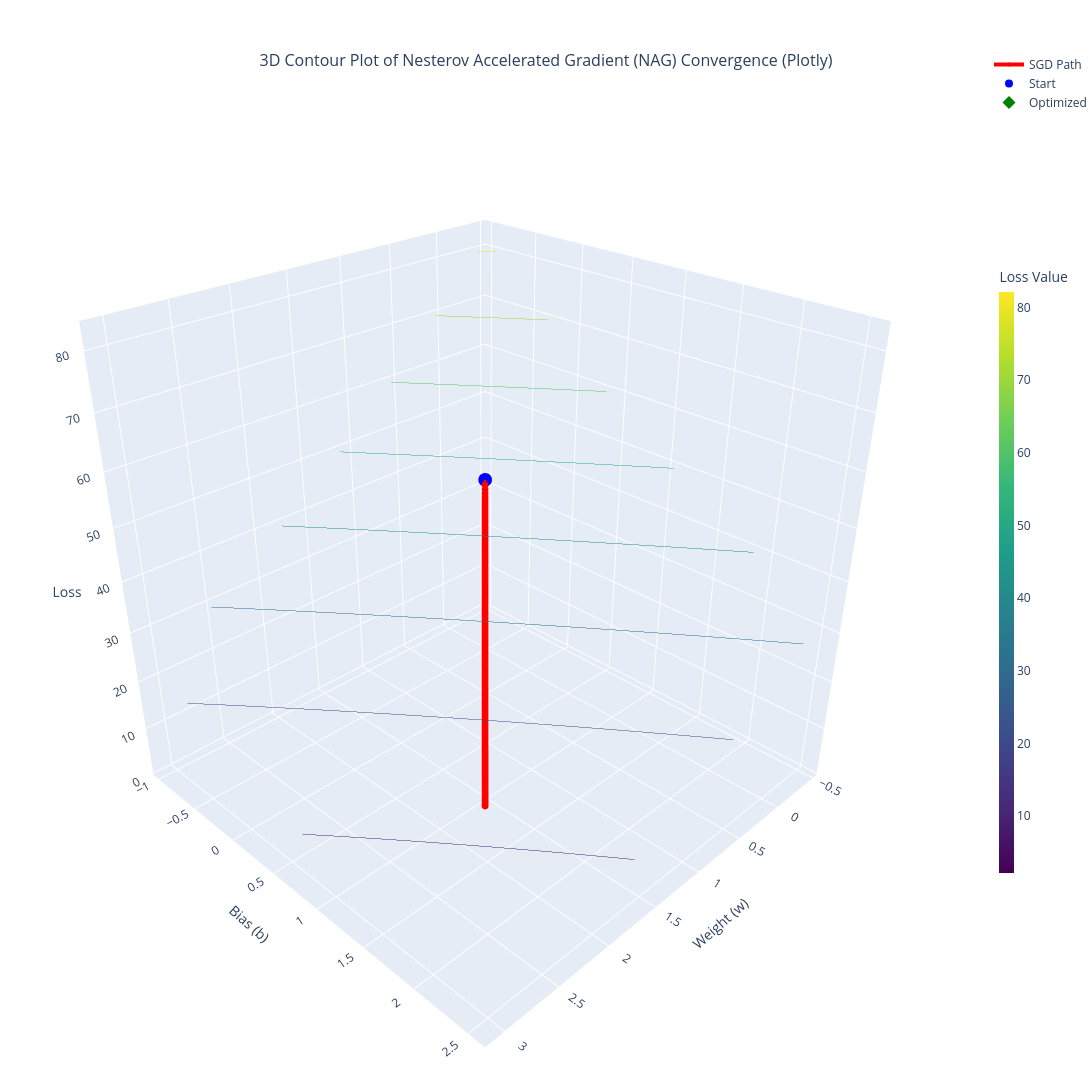

Write notebook code for a chart like this one.
### Code cell
fig = go.Figure()

fig.add_trace(go.Surface(
    x=W, y=B, z=Z,
    colorscale='Viridis',
    opacity=0.8,
    showscale=True,
    colorbar=dict(title='Loss Value', thickness=15, len=0.6),
    hidesurface=True, 
    contours=dict(
        z=dict(show=True, usecolormap=True, highlightcolor="limegreen", project_z=False, size=1.5)
    )
))

fig.add_trace(go.Scatter3d(
    x=w_hist, y=b_hist, z=loss_hist,
    mode='lines+markers',
    line=dict(color='red', width=4),
    marker=dict(size=4, color='red'),
    name='SGD Path'
))

fig.add_trace(go.Scatter3d(
    x=[w_hist[0]], y=[b_hist[0]], z=[loss_hist[0]],
    mode='markers',
    marker=dict(size=8, color='blue', symbol='circle'),
    name='Start'
))

fig.add_trace(go.Scatter3d(
    x=[w_opt], y=[b_opt], z=[loss_hist[-1]],
    mode='markers',
    marker=dict(size=10, color='green', symbol='diamond'),
    name='Optimized'
))

fig.update_layout(
    title=dict(
        text='3D Contour Plot of Nesterov Accelerated Gradient (NAG) Convergence (Plotly)',
        x=0.5, y=0.95, font=dict(size=16)
    ),
    scene=dict(
        xaxis_title='Weight (w)',
        yaxis_title='Bias (b)',
        zaxis_title='Loss',
        camera=dict(
            eye=dict(x=1.5, y=1.5, z=1.2) 
        )
    ),
    width=1150,
    height=1200,
    margin=dict(l=0, r=0, b=0, t=50)
)

fig.show()

### Figure 1 — Plotly figure (JSON) as saved in the notebook; plotly's stock layout.template omitted (floating-point values rounded to 4 significant figures; data arrays with more than 128 entries replaced by an {"elided": "..."} marker saying what was removed)
{"data": [{"colorbar": {"len": 0.6, "thickness": 15, "title": {"text": "Loss Value"}}, "colorscale": [[0, "#440154"], [0.1111, "#482878"], [0.2222, "#3e4989"], [0.3333, "#31688e"], [0.4444, "#26828e"], [0.5556, "#1f9e89"], [0.6667, "#35b779"], [0.7778, "#6ece58"], [0.8889, "#b5de2b"], [1, "#fde725"]], "contours": {"z": {"highlightcolor": "limegreen", "project": {"z": false}, "show": true, "size": 1.5, "usecolormap": true}}, "hidesurface": true, "opacity": 0.8, "showscale": true, "type": "surface", "x": {"elided": "100x100 float values"}, "y": {"elided": "100x100 float values"}, "z": {"elided": "100x100 float values"}}, {"line": {"color": "red", "width": 4}, "marker": {"color": "red", "size": 4}, "mode": "lines+markers", "name": "SGD Path", "type": "scatter3d", "x": {"elided": "150 float values"}, "y": {"elided": "150 float values"}, "z": {"elided": "150 float values"}}, {"marker": {"color": "blue", "size": 8, "symbol": "circle"}, "mode": "markers", "name": "Start", "type": "scatter3d", "x": [0.5564], "y": [0.03162], "z": [47.19]}, {"marker": {"color": "green", "size": 10, "symbol": "diamond"}, "mode": "markers", "name": "Optimized", "type": "scatter3d", "x": [[2.062]], "y": [1.537], "z": [12.85]}], "layout": {"height": 1200, "margin": {"b": 0, "l": 0, "r": 0, "t": 50}, "scene": {"camera": {"eye": {"x": 1.5, "y": 1.5, "z": 1.2}}, "xaxis": {"title": {"text": "Weight (w)"}}, "yaxis": {"title": {"text": "Bias (b)"}}, "zaxis": {"title": {"text": "Loss"}}}, "title": {"font": {"size": 16}, "text": "3D Contour Plot of Nesterov Accelerated Gradient (NAG) Convergence (Plotly)", "x": 0.5, "y": 0.95}, "width": 1150}}
